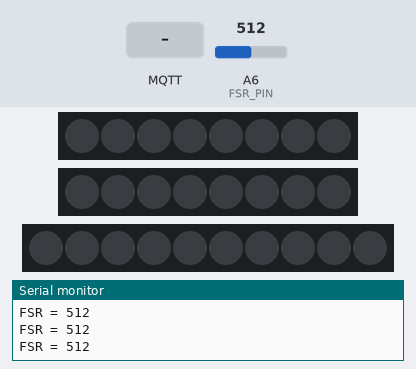
Simulated run of this sketch. Board: Arduino MKR. Parts: 2 × 8 RGB LEDs in strip order, left to right, 10 RGB LEDs in strip order, left to right, the last lines printed to the serial monitor. Inputs (shaded band) come from the test bench; at power-on: A6 (FSR_PIN) = 512 (analog values on the 0–1023 scale). Dim RGB values are drawn brighter than linear; WiFi joins after 1.5 s; servers stay silent unless stated; no MQTT or app messages arrive unless stated.

Above: at 5.7 s.
5.8 s: MQTT message "on" arrives on the first subscribed topic
At 6.4 s:
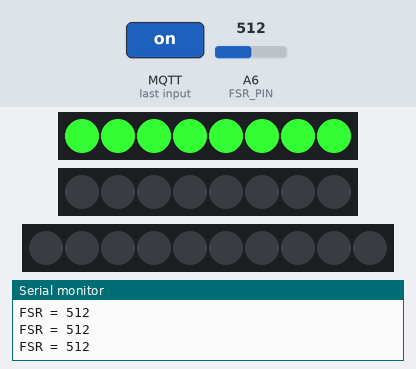
7.3 s: MQTT message "on" arrives on the second subscribed topic
At 8.2 s:
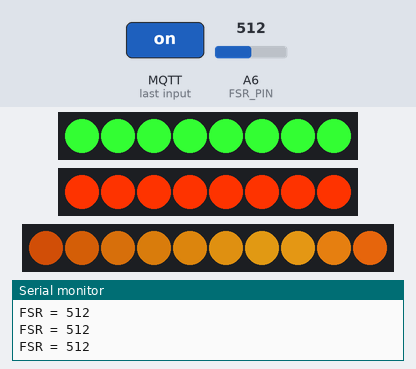
8.9 s: MQTT message "off" arrives on the first subscribed topic
At 9.06 s:
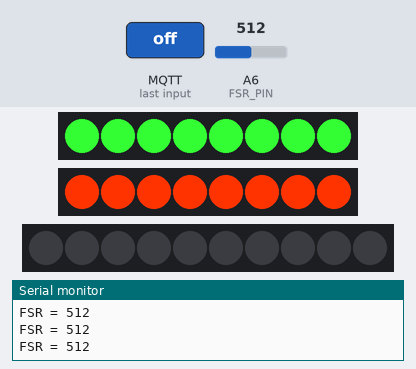
11.9 s: A6 (FSR_PIN) set to 25
13.5 s: A6 (FSR_PIN) set to 60
At 13.71 s:
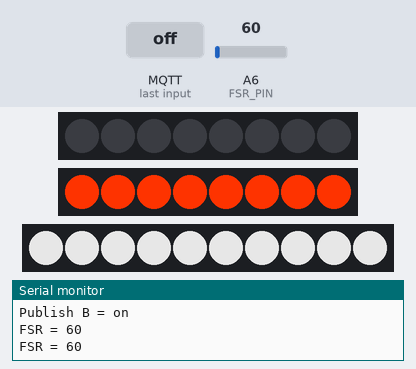
Timing chart, 0 to 16.5 s (numbered marks = the images above; inputs shaded):
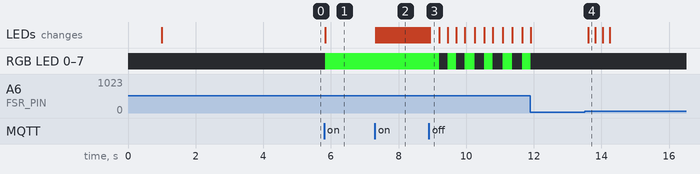

Measured:
- after the input at 5.8 s, RGB LED 0–7: off → RGB(50, 250, 50) at once; the LEDs: change at once (image 1)
- after the input at 7.3 s, the LEDs: first change at once (image 2 shows a later state)
- after the input at 8.9 s, the LEDs: change at once (image 3)
- after the input at 13.5 s, the LEDs: change after 0.12 s (image 4)

The sketch:

mqtt_B.ino
```cpp
#include <WiFiNINA.h>
#include <PubSubClient.h>
#include <Adafruit_NeoPixel.h>

// ========= Project =========
const char* mqtt_client_id = "tea-for-three-B";

// ========= WiFi =========
char ssid[] = "CE-Hub-Student";
char pass[] = "casa-ce-gagarin-public-service";

// ========= MQTT =========
const char* mqtt_host = "mqtt.cetools.org";
const int   mqtt_port = 1884;
const char* mqtt_user = "student";
const char* mqtt_pass = "ce2021-mqtt-forget-whale";

// ========= Topics =========
const char* pub_topic_B = "student/MUJI/hzh/B";
const char* sub_topic_A = "student/MUJI/hzh/A";
const char* sub_topic_C = "student/MUJI/hzh/C";

WiFiClient wifiClient;
PubSubClient mqttClient(wifiClient);

// ========= FSR =========
const int FSR_PIN = A6;

// Pressure detected  -> ON
// No pressure        -> OFF
const int PRESS_ON_THRESHOLD    = 50;
const int RELEASE_OFF_THRESHOLD = 35;

const int REQUIRED_STABLE_COUNT = 3;

const int SAMPLE_COUNT = 10;
const int SAMPLE_DELAY_MS = 3;

// ========= Original LEDs =========
#define LED1_PIN 6
#define LED2_PIN 7
#define LED_COUNT 8

Adafruit_NeoPixel led1(LED_COUNT, LED1_PIN, NEO_GRB + NEO_KHZ800);  // controlled by topic A
Adafruit_NeoPixel led2(LED_COUNT, LED2_PIN, NEO_GRB + NEO_KHZ800);  // controlled by topic C

// ========= New B Strip =========
#define LED3_PIN 8
#define LED3_COUNT 10

Adafruit_NeoPixel led3(LED3_COUNT, LED3_PIN, NEO_GRB + NEO_KHZ800); // B board special strip

// ========= LED State Machine =========
enum LedMode {
  LED_OFF,
  LED_ON,
  LED_BLINKING_OFF
};

// LED1 -> topic A -> green
LedMode led1Mode = LED_OFF;
unsigned long led1BlinkStartMs = 0;
unsigned long led1LastToggleMs = 0;
bool led1BlinkVisible = false;

// LED2 -> topic C -> blue
LedMode led2Mode = LED_OFF;
unsigned long led2BlinkStartMs = 0;
unsigned long led2LastToggleMs = 0;
bool led2BlinkVisible = false;

const unsigned long BLINK_DURATION_MS = 3000;
const unsigned long BLINK_INTERVAL_MS = 250;

// ========= Topic states =========
bool stateAOn = false;
bool stateCOn = false;

// ========= B strip state =========
enum BStripMode {
  BSTRIP_OFF,
  BSTRIP_FLASHING,
  BSTRIP_SOLID
};

BStripMode bStripMode = BSTRIP_OFF;

unsigned long bFlashStartMs = 0;
unsigned long bLastToggleMs = 0;
bool bFlashVisible = false;

const int B_FLASH_COUNT = 2;
const unsigned long B_FLASH_INTERVAL_MS = 180;

// ========= FSR State =========
bool currentStateBOn = false;
bool lastSentStateBOn = false;

int pressStableCount = 0;
int releaseStableCount = 0;

unsigned long lastPublishMs = 0;
const unsigned long republishInterval = 5000;

// ===== Helper: set full strip color =====
void setStripColor(Adafruit_NeoPixel &strip, int count, uint32_t color) {
  for (int i = 0; i < count; i++) {
    strip.setPixelColor(i, color);
  }
  strip.show();
}

// ===== Fancy effect for LED3 =====
// ===== Warm tea ambience effect for LED3 =====
// ===== Rich warm tea ambience effect for LED3 =====
uint32_t warmTeaColor(int breathPhase, int colorPhase) {
  breathPhase &= 255;
  colorPhase  &= 255;

  // ===== 1. 强呼吸（幅度更大）=====
  int breath;
  if (breathPhase < 128) {
    breath = 50 + (breathPhase * 205) / 127;   // 50 -> 255
  } else {
    breath = 50 + ((255 - breathPhase) * 205) / 127; // 255 -> 50
  }

  // ===== 2. 红-琥珀-橙 茶色渐变 =====
  int rBase, gBase, bBase;

  if (colorPhase < 85) {
    // 深红 → 琥珀
    int t = colorPhase;
    rBase = 255;
    gBase = 60  + (t * 80) / 84;   // 60 → 140
    bBase = 5   + (t * 10) / 84;   // 5  → 15（几乎无蓝）
  }
  else if (colorPhase < 170) {
    // 琥珀 → 暖橙
    int t = colorPhase - 85;
    rBase = 255;
    gBase = 140 + (t * 40) / 84;   // 140 → 180
    bBase = 15  + (t * 10) / 84;   // 15 → 25
  }
  else {
    // 暖橙 → 深红（回环）
    int t = colorPhase - 170;
    rBase = 255;
    gBase = 180 - (t * 120) / 85;  // 180 → 60
    bBase = 25  - (t * 20) / 85;   // 25 → 5
  }

  // ===== 3. 呼吸亮度叠加 =====
  int r = (rBase * breath) / 255;
  int g = (gBase * breath) / 255;
  int b = (bBase * breath) / 255;

  return led3.Color(r, g, b);
}

void renderWarmTeaStrip3(int offset) {
  for (int i = 0; i < LED3_COUNT; i++) {
    // colorPhase 决定每颗灯颜色略有差异，形成流动感
    int colorPhase = offset + i * 20;

    // breathPhase 让整条灯带一起呼吸，但稍微有一点空间差
    int breathPhase = offset * 2 + i * 6;

    led3.setPixelColor(i, warmTeaColor(breathPhase, colorPhase));
  }
  led3.show();
}

// ===== Render LED1 based on current mode =====
void renderLed1() {
  if (led1Mode == LED_ON) {
    setStripColor(led1, LED_COUNT, led1.Color(50, 250, 50));
  }
  else if (led1Mode == LED_OFF) {
    setStripColor(led1, LED_COUNT, led1.Color(0, 0, 0));
  }
  else if (led1Mode == LED_BLINKING_OFF) {
    if (led1BlinkVisible)
      setStripColor(led1, LED_COUNT, led1.Color(50, 250, 50));
    else
      setStripColor(led1, LED_COUNT, led1.Color(0, 0, 0));
  }
}

// ===== Render LED2 based on current mode =====
void renderLed2() {
  if (led2Mode == LED_ON) {
    setStripColor(led2, LED_COUNT, led2.Color(250, 50, 0));
  }
  else if (led2Mode == LED_OFF) {
    setStripColor(led2, LED_COUNT, led2.Color(0, 0, 0));
  }
  else if (led2Mode == LED_BLINKING_OFF) {
    if (led2BlinkVisible)
      setStripColor(led2, LED_COUNT, led2.Color(250, 50, 0));
    else
      setStripColor(led2, LED_COUNT, led2.Color(0, 0, 0));
  }
}

// ===== Topic A received ON =====
void led1TurnOn() {
  led1Mode = LED_ON;
  led1BlinkVisible = true;
  renderLed1();
}

// ===== Topic A received OFF =====
void led1StartBlinkingOff() {
  led1Mode = LED_BLINKING_OFF;
  led1BlinkStartMs = millis();
  led1LastToggleMs = millis();
  led1BlinkVisible = true;
  renderLed1();
}

// ===== Topic C received ON =====
void led2TurnOn() {
  led2Mode = LED_ON;
  led2BlinkVisible = true;
  renderLed2();
}

// ===== Topic C received OFF =====
void led2StartBlinkingOff() {
  led2Mode = LED_BLINKING_OFF;
  led2BlinkStartMs = millis();
  led2LastToggleMs = millis();
  led2BlinkVisible = true;
  renderLed2();
}

// ===== B strip control =====
void bStripOff() {
  bStripMode = BSTRIP_OFF;
  setStripColor(led3, LED3_COUNT, led3.Color(0, 0, 0));
}

void bStripStartFlashing() {
  bStripMode = BSTRIP_FLASHING;
  bFlashStartMs = millis();
  bLastToggleMs = millis();
  bFlashVisible = true;
  setStripColor(led3, LED3_COUNT, led3.Color(255, 255, 255));
}

void bStripStartSolid() {
  bStripMode = BSTRIP_SOLID;
}

void updateBStripState() {
  if (!currentStateBOn) {
    bStripOff();
    return;
  }

  // 只有 A、B、C 都 ON 时，进入常亮动态效果
  if (stateAOn && stateCOn) {
    if (bStripMode != BSTRIP_SOLID) {
      bStripStartSolid();
    }
    return;
  }

  if (bStripMode == BSTRIP_SOLID) {
    bStripOff();
  }
}

void updateBStripEffect() {
  static int flowOffset = 0;
  unsigned long now = millis();

  if (bStripMode == BSTRIP_FLASHING) {
    if (now - bLastToggleMs >= B_FLASH_INTERVAL_MS) {
      bFlashVisible = !bFlashVisible;
      bLastToggleMs = now;

      if (bFlashVisible) {
        setStripColor(led3, LED3_COUNT, led3.Color(255, 255, 255));
      } else {
        setStripColor(led3, LED3_COUNT, led3.Color(0, 0, 0));
      }
    }


    if (now - bFlashStartMs >= (unsigned long)(B_FLASH_COUNT * 2 * B_FLASH_INTERVAL_MS)) {
      if (stateAOn && stateCOn && currentStateBOn) {
        bStripStartSolid();
      } else {
        bStripOff();
      }
    }
  }
  else if (bStripMode == BSTRIP_SOLID) {
    if (stateAOn && stateCOn && currentStateBOn) {
      renderWarmTeaStrip3(flowOffset);
      flowOffset = (flowOffset + 2) & 255;
    } else {
      bStripOff();
    }
  }
}

// ===== Update blinking logic in loop =====
void updateBlinkingLEDs() {
  unsigned long now = millis();

  if (led1Mode == LED_BLINKING_OFF) {
    if (now - led1BlinkStartMs >= BLINK_DURATION_MS) {
      led1Mode = LED_OFF;
      led1BlinkVisible = false;
      renderLed1();
    }
    else if (now - led1LastToggleMs >= BLINK_INTERVAL_MS) {
      led1BlinkVisible = !led1BlinkVisible;
      led1LastToggleMs = now;
      renderLed1();
    }
  }

  if (led2Mode == LED_BLINKING_OFF) {
    if (now - led2BlinkStartMs >= BLINK_DURATION_MS) {
      led2Mode = LED_OFF;
      led2BlinkVisible = false;
      renderLed2();
    }
    else if (now - led2LastToggleMs >= BLINK_INTERVAL_MS) {
      led2BlinkVisible = !led2BlinkVisible;
      led2LastToggleMs = now;
      renderLed2();
    }
  }
}

// ===== MQTT callback =====
void onMqttMessage(char* topic, byte* payload, unsigned int length) {
  String topicStr = String(topic);
  String msg = "";

  for (unsigned int i = 0; i < length; i++) {
    msg += (char)payload[i];
  }

  msg.trim();

  Serial.print("MQTT ");
  Serial.print(topicStr);
  Serial.print(" = ");
  Serial.println(msg);

  bool stateChanged = false;

  // Topic A controls LED1
  if (topicStr == sub_topic_A) {
    bool oldStateAOn = stateAOn;

    if (msg == "on") {
      stateAOn = true;

      if (!oldStateAOn) {
        led1TurnOn();
        stateChanged = true;
      }
    }
    else if (msg == "off") {
      stateAOn = false;

      if (oldStateAOn) {
        if (led1Mode == LED_ON) {
          led1StartBlinkingOff();
        }
        stateChanged = true;
      }
    }
  }

  // Topic C controls LED2
  if (topicStr == sub_topic_C) {
    bool oldStateCOn = stateCOn;

    if (msg == "on") {
      stateCOn = true;

      if (!oldStateCOn) {
        led2TurnOn();
        stateChanged = true;
      }
    }
    else if (msg == "off") {
      stateCOn = false;

      if (oldStateCOn) {
        if (led2Mode == LED_ON) {
          led2StartBlinkingOff();
        }
        stateChanged = true;
      }
    }
  }

  // 只有 A/C 状态真的变化时，才更新 B 灯带状态
  if (stateChanged) {
    updateBStripState();
  }
}

// ===== Connect WiFi =====
void connectWiFi() {
  while (WiFi.status() != WL_CONNECTED) {
    Serial.print("Connecting WiFi...");
    WiFi.begin(ssid, pass);
    delay(2000);
  }

  Serial.println("WiFi connected");
}

// ===== Connect MQTT =====
void connectMQTT() {
  mqttClient.setServer(mqtt_host, mqtt_port);
  mqttClient.setCallback(onMqttMessage);

  while (!mqttClient.connected()) {
    if (mqttClient.connect(mqtt_client_id, mqtt_user, mqtt_pass)) {
      Serial.println("MQTT connected");
      mqttClient.subscribe(sub_topic_A);
      mqttClient.subscribe(sub_topic_C);
    }
    else {
      Serial.print("MQTT failed rc=");
      Serial.println(mqttClient.state());
      delay(2000);
    }
  }
}

// ===== Read averaged FSR value =====
int readFSR() {
  long sum = 0;

  for (int i = 0; i < SAMPLE_COUNT; i++) {
    sum += analogRead(FSR_PIN);
    delay(SAMPLE_DELAY_MS);
  }

  return sum / SAMPLE_COUNT;
}

// ===== Publish B =====
void publishStateB(bool stateOn) {
  const char* payload = stateOn ? "on" : "off";

  Serial.print("Publish B = ");
  Serial.println(payload);

  mqttClient.publish(pub_topic_B, payload, true);
}

// ===== FSR debounce logic =====
void updateFSRState(int fsrValue) {
  if (!currentStateBOn) {
    if (fsrValue >= PRESS_ON_THRESHOLD) {
      pressStableCount++;
      releaseStableCount = 0;

      if (pressStableCount >= REQUIRED_STABLE_COUNT) {
        currentStateBOn = true;
        pressStableCount = 0;
        releaseStableCount = 0;
      }
    }
    else {
      pressStableCount = 0;
    }
  }
  else {
    if (fsrValue <= RELEASE_OFF_THRESHOLD) {
      releaseStableCount++;
      pressStableCount = 0;

      if (releaseStableCount >= REQUIRED_STABLE_COUNT) {
        currentStateBOn = false;
        pressStableCount = 0;
        releaseStableCount = 0;
      }
    }
    else {
      releaseStableCount = 0;
    }
  }
}

void setup() {
  Serial.begin(115200);
  delay(1000);

  analogReadResolution(10);

  led1.begin();
  led2.begin();
  led3.begin();

  led1.setBrightness(255);
  led2.setBrightness(255);
  led3.setBrightness(180);

  led1.clear();
  led2.clear();
  led3.clear();

  led1.show();
  led2.show();
  led3.show();

  connectWiFi();
  connectMQTT();

  int fsrValue = readFSR();
  int midThreshold = (PRESS_ON_THRESHOLD + RELEASE_OFF_THRESHOLD) / 2;

  currentStateBOn = (fsrValue >= midThreshold);
  lastSentStateBOn = currentStateBOn;

  publishStateB(currentStateBOn);
  lastPublishMs = millis();

  renderLed1();
  renderLed2();
  updateBStripState();
}

void loop() {
  if (WiFi.status() != WL_CONNECTED)
    connectWiFi();

  if (!mqttClient.connected())
    connectMQTT();

  mqttClient.loop();

  int fsrValue = readFSR();

  Serial.print("FSR = ");
  Serial.println(fsrValue);

  bool prevStateBOn = currentStateBOn;
  updateFSRState(fsrValue);

  unsigned long now = millis();

  if (currentStateBOn != lastSentStateBOn) {
    publishStateB(currentStateBOn);
    lastSentStateBOn = currentStateBOn;
    lastPublishMs = now;

    if (!prevStateBOn && currentStateBOn) {
      if (stateAOn && stateCOn) {
        bStripStartSolid();
      } else {
        bStripStartFlashing();
      }
    }

    if (prevStateBOn && !currentStateBOn) {
      bStripOff();
    }
  }

  if (now - lastPublishMs >= republishInterval) {
    publishStateB(currentStateBOn);
    lastPublishMs = now;
  }

  updateBlinkingLEDs();
  updateBStripEffect();

  delay(10);
}
```
